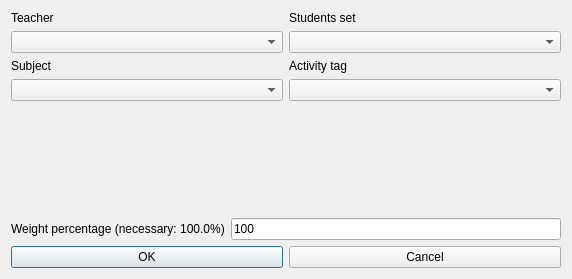
<?xml version="1.0" encoding="UTF-8"?>
<ui version="4.0">
 <class>ModifyConstraintActivitiesBeginStudentsDayForm_template</class>
 <widget class="QDialog" name="ModifyConstraintActivitiesBeginStudentsDayForm_template">
  <property name="geometry">
   <rect>
    <x>0</x>
    <y>0</y>
    <width>572</width>
    <height>279</height>
   </rect>
  </property>
  <property name="windowTitle">
   <string extracomment="This is the title of the dialog to modify a constraint of this type">Modify activities begin students day</string>
  </property>
  <layout class="QGridLayout" name="gridLayout">
   <item row="0" column="0">
    <layout class="QVBoxLayout" name="verticalLayout">
     <item>
      <widget class="QLabel" name="teachersTextLabel">
       <property name="text">
        <string>Teacher</string>
       </property>
       <property name="wordWrap">
        <bool>false</bool>
       </property>
      </widget>
     </item>
     <item>
      <widget class="QComboBox" name="teachersComboBox"/>
     </item>
     <item>
      <widget class="QLabel" name="subjectsTextLabel">
       <property name="text">
        <string>Subject</string>
       </property>
       <property name="wordWrap">
        <bool>false</bool>
       </property>
      </widget>
     </item>
     <item>
      <widget class="QComboBox" name="subjectsComboBox"/>
     </item>
    </layout>
   </item>
   <item row="0" column="1">
    <layout class="QVBoxLayout" name="verticalLayout_2">
     <item>
      <widget class="QLabel" name="studentsTextLabel">
       <property name="text">
        <string>Students set</string>
       </property>
       <property name="wordWrap">
        <bool>false</bool>
       </property>
      </widget>
     </item>
     <item>
      <widget class="QComboBox" name="studentsComboBox"/>
     </item>
     <item>
      <widget class="QLabel" name="activityTagsTextLabel">
       <property name="text">
        <string>Activity tag</string>
       </property>
       <property name="wordWrap">
        <bool>false</bool>
       </property>
      </widget>
     </item>
     <item>
      <widget class="QComboBox" name="activityTagsComboBox"/>
     </item>
    </layout>
   </item>
   <item row="1" column="0" colspan="2">
    <spacer name="spacer3">
     <property name="orientation">
      <enum>Qt::Vertical</enum>
     </property>
     <property name="sizeType">
      <enum>QSizePolicy::Expanding</enum>
     </property>
     <property name="sizeHint" stdset="0">
      <size>
       <width>20</width>
       <height>71</height>
      </size>
     </property>
    </spacer>
   </item>
   <item row="2" column="0" colspan="2">
    <layout class="QHBoxLayout">
     <item>
      <widget class="QLabel" name="weightTextLabel">
       <property name="frameShape">
        <enum>QFrame::NoFrame</enum>
       </property>
       <property name="frameShadow">
        <enum>QFrame::Plain</enum>
       </property>
       <property name="text">
        <string>Weight percentage (necessary: 100.0%)</string>
       </property>
       <property name="wordWrap">
        <bool>false</bool>
       </property>
      </widget>
     </item>
     <item>
      <widget class="QLineEdit" name="weightLineEdit">
       <property name="text">
        <string notr="true">100</string>
       </property>
      </widget>
     </item>
    </layout>
   </item>
   <item row="3" column="0" colspan="2">
    <layout class="QHBoxLayout">
     <item>
      <widget class="QPushButton" name="okPushButton">
       <property name="text">
        <string>OK</string>
       </property>
      </widget>
     </item>
     <item>
      <widget class="QPushButton" name="cancelPushButton">
       <property name="text">
        <string>Cancel</string>
       </property>
      </widget>
     </item>
    </layout>
   </item>
  </layout>
 </widget>
 <layoutdefault spacing="6" margin="11"/>
 <resources/>
 <connections/>
</ui>
